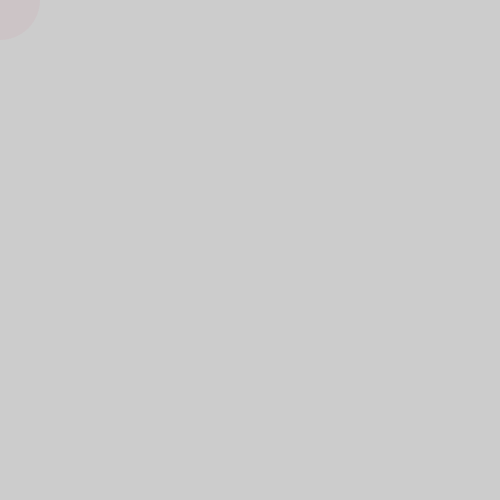
Frame 1 (no input)
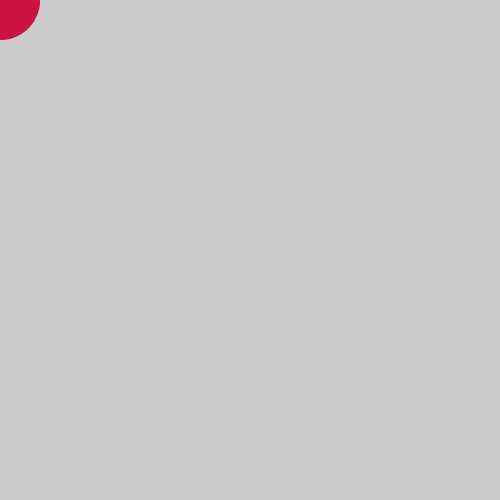
Frame 60 (the mouse pressed at the canvas centre just before this capture)
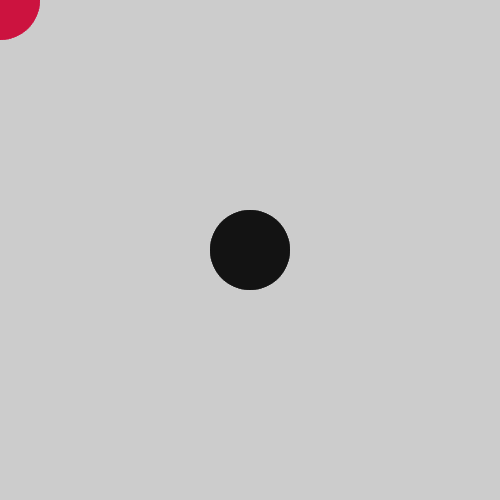
Frame 120 (the mouse held since frame 60 and released just before this capture)

The Processing sketch that drew these frames (run headless with seeded random() and noise(); from frame 60 on, the mouse is pressed at the canvas centre):

// Processing sketch: processing_113138
// ── processing_113138.pde

void setup() {
  size(500, 500);
  smooth();
}

void draw() {
  if (mousePressed) {
    fill(0, 10);
  } 
  else {
    noStroke();
    fill(200, 0, 55, 10);
  }
  ellipse(mouseX, mouseY, 80, 80);
  
}
